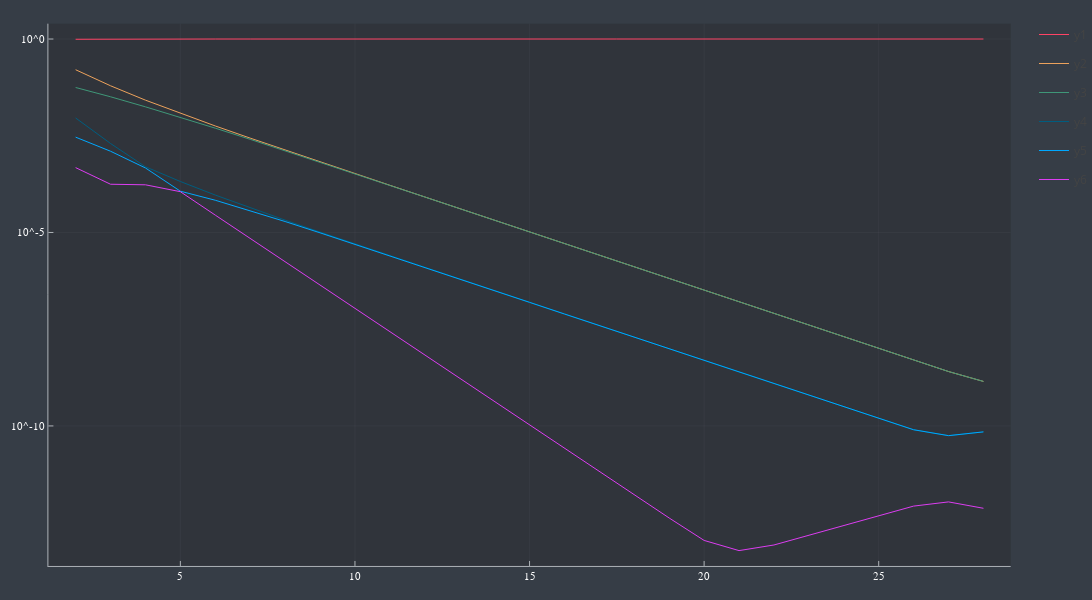

Write notebook code for a chart like this one.
### Code cell
ind = 2:length(Λs)-2
plot(ind, getindex.(Λs[ind],[1 2 3 4 5 6]), yaxis=:log10, size= (1200,600))

### Figure 1 — Plotly figure (JSON) as saved in the notebook; plotly's stock layout.template omitted (floating-point values rounded to 4 significant figures)
{"data": [{"colorbar": {"title": ""}, "legendgroup": "y1", "line": {"color": "rgba(254, 67, 101, 1.000)", "dash": "solid", "shape": "linear", "width": 1}, "mode": "lines", "name": "y1", "showlegend": true, "type": "scatter", "x": [2, 3, 4, 5, 6, 7, 8, 9, 10, 11, 12, 13, 14, 15, 16, 17, 18, 19, 20, 21, 22, 23, 24, 25, 26, 27, 28], "xaxis": "x", "y": [0.9854, 0.9976, 0.9995, 0.9999, 1.0, 1.0, 1.0, 1.0, 1.0, 1.0, 1.0, 1.0, 1.0, 1.0, 1.0, 1.0, 1.0, 1.0, 1.0, 1.0, 1.0, 1.0, 1.0, 1.0, 1, 1, 1], "yaxis": "y", "zmax": null, "zmin": null}, {"colorbar": {"title": ""}, "legendgroup": "y2", "line": {"color": "rgba(236, 162, 92, 1.000)", "dash": "solid", "shape": "linear", "width": 1}, "mode": "lines", "name": "y2", "showlegend": true, "type": "scatter", "x": [2, 3, 4, 5, 6, 7, 8, 9, 10, 11, 12, 13, 14, 15, 16, 17, 18, 19, 20, 21, 22, 23, 24, 25, 26, 27, 28], "xaxis": "x", "y": [0.1608, 0.06188, 0.02629, 0.01195, 0.005658, 0.002744, 0.001349, 0.0006682, 0.0003324, 0.0001658, 8.276e-05, 4.135e-05, 2.067e-05, 1.033e-05, 5.165e-06, 2.582e-06, 1.291e-06, 6.456e-07, 3.228e-07, 1.614e-07, 8.07e-08, 4.035e-08, 2.017e-08, 1.009e-08, 5.047e-09, 2.546e-09, 1.413e-09], "yaxis": "y", "zmax": null, "zmin": null}, {"colorbar": {"title": ""}, "legendgroup": "y3", "line": {"color": "rgba(63, 151, 120, 1.000)", "dash": "solid", "shape": "linear", "width": 1}, "mode": "lines", "name": "y3", "showlegend": true, "type": "scatter", "x": [2, 3, 4, 5, 6, 7, 8, 9, 10, 11, 12, 13, 14, 15, 16, 17, 18, 19, 20, 21, 22, 23, 24, 25, 26, 27, 28], "xaxis": "x", "y": [0.05587, 0.03216, 0.01767, 0.009476, 0.004961, 0.002551, 0.001296, 0.000654, 0.0003286, 0.0001648, 8.25e-05, 4.128e-05, 2.065e-05, 1.033e-05, 5.164e-06, 2.582e-06, 1.291e-06, 6.456e-07, 3.228e-07, 1.614e-07, 8.07e-08, 4.035e-08, 2.017e-08, 1.009e-08, 5.047e-09, 2.546e-09, 1.413e-09], "yaxis": "y", "zmax": null, "zmin": null}, {"colorbar": {"title": ""}, "legendgroup": "y4", "line": {"color": "rgba(0, 93, 127, 1.000)", "dash": "solid", "shape": "linear", "width": 1}, "mode": "lines", "name": "y4", "showlegend": true, "type": "scatter", "x": [2, 3, 4, 5, 6, 7, 8, 9, 10, 11, 12, 13, 14, 15, 16, 17, 18, 19, 20, 21, 22, 23, 24, 25, 26, 27, 28], "xaxis": "x", "y": [0.00912, 0.001995, 0.0004991, 0.000208, 9.267e-05, 4.335e-05, 2.089e-05, 1.024e-05, 5.067e-06, 2.52e-06, 1.256e-06, 6.271e-07, 3.133e-07, 1.566e-07, 7.829e-08, 3.914e-08, 1.957e-08, 9.784e-09, 4.892e-09, 2.446e-09, 1.223e-09, 6.115e-10, 3.058e-10, 1.534e-10, 7.976e-11, 5.607e-11, 7.017e-11], "yaxis": "y", "zmax": null, "zmin": null}, {"colorbar": {"title": ""}, "legendgroup": "y5", "line": {"color": "rgba(0, 168, 255, 1.000)", "dash": "solid", "shape": "linear", "width": 1}, "mode": "lines", "name": "y5", "showlegend": true, "type": "scatter", "x": [2, 3, 4, 5, 6, 7, 8, 9, 10, 11, 12, 13, 14, 15, 16, 17, 18, 19, 20, 21, 22, 23, 24, 25, 26, 27, 28], "xaxis": "x", "y": [0.002908, 0.001259, 0.0004649, 0.0001166, 6.814e-05, 3.686e-05, 1.919e-05, 9.796e-06, 4.951e-06, 2.49e-06, 1.248e-06, 6.252e-07, 3.128e-07, 1.565e-07, 7.825e-08, 3.913e-08, 1.957e-08, 9.783e-09, 4.892e-09, 2.446e-09, 1.223e-09, 6.115e-10, 3.058e-10, 1.534e-10, 7.976e-11, 5.607e-11, 7.016e-11], "yaxis": "y", "zmax": null, "zmin": null}, {"colorbar": {"title": ""}, "legendgroup": "y6", "line": {"color": "rgba(220, 61, 241, 1.000)", "dash": "solid", "shape": "linear", "width": 1}, "mode": "lines", "name": "y6", "showlegend": true, "type": "scatter", "x": [2, 3, 4, 5, 6, 7, 8, 9, 10, 11, 12, 13, 14, 15, 16, 17, 18, 19, 20, 21, 22, 23, 24, 25, 26, 27, 28], "xaxis": "x", "y": [0.0004746, 0.0001766, 0.0001706, 0.0001133, 2.807e-05, 7e-06, 1.749e-06, 4.37e-07, 1.093e-07, 2.731e-08, 6.828e-09, 1.707e-09, 4.268e-10, 1.067e-10, 2.667e-11, 6.668e-12, 1.667e-12, 4.172e-13, 1.098e-13, 5.993e-14, 8.375e-14, 1.486e-13, 2.687e-13, 4.858e-13, 8.473e-13, 1.088e-12, 7.442e-13], "yaxis": "y", "zmax": null, "zmin": null}], "layout": {"annotations": [], "height": 600, "legend_position": {"bgcolor": "rgba(54, 61, 70, 1.000)", "bordercolor": "rgba(255, 255, 255, 1.000)", "borderwidth": 1, "font": {"color": "rgba(255, 255, 255, 1.000)", "family": "sans-serif", "size": 11}, "title": {"font": {"color": "rgba(255, 255, 255, 1.000)", "family": "sans-serif", "size": 15}, "text": ""}, "tracegroupgap": 0, "traceorder": "normal", "x": 1, "xanchor": "auto", "y": 1, "yanchor": "auto"}, "margin": {"b": 20, "l": 0, "r": 0, "t": 20}, "paper_bgcolor": "rgba(54, 61, 70, 1.000)", "plot_bgcolor": "rgba(48, 52, 59, 1.000)", "showlegend": true, "width": 1200, "xaxis": {"anchor": "y", "domain": [0.04773, 0.9967], "gridcolor": "rgba(173, 178, 183, 0.100)", "gridwidth": 0.5, "linecolor": "rgba(173, 178, 183, 1.000)", "mirror": false, "range": [1.22, 28.78], "showgrid": true, "showline": true, "showticklabels": true, "tickangle": 0, "tickcolor": "rgb(173, 178, 183)", "tickfont": {"color": "rgba(255, 255, 255, 1.000)", "family": "sans-serif", "size": 11}, "tickmode": "array", "ticks": "inside", "ticktext": ["5", "10", "15", "20", "25"], "tickvals": [5, 10, 15, 20, 25], "title": "", "titlefont": {"color": "rgba(255, 255, 255, 1.000)", "family": "sans-serif", "size": 15}, "type": "-", "visible": true, "zeroline": false, "zerolinecolor": "rgba(173, 178, 183, 1.000)"}, "yaxis": {"anchor": "x", "domain": [0.02508, 0.9934], "gridcolor": "rgba(173, 178, 183, 0.100)", "gridwidth": 0.5, "linecolor": "rgba(173, 178, 183, 1.000)", "mirror": false, "range": [-13.62, 0.3967], "showgrid": true, "showline": true, "showticklabels": true, "tickangle": 0, "tickcolor": "rgb(173, 178, 183)", "tickfont": {"color": "rgba(255, 255, 255, 1.000)", "family": "sans-serif", "size": 11}, "tickmode": "array", "ticks": "inside", "ticktext": ["10^-10", "10^-5", "10^0"], "tickvals": [1e-10, 1e-05, 1], "title": "", "titlefont": {"color": "rgba(255, 255, 255, 1.000)", "family": "sans-serif", "size": 15}, "type": "log", "visible": true, "zeroline": false, "zerolinecolor": "rgba(173, 178, 183, 1.000)"}}}
